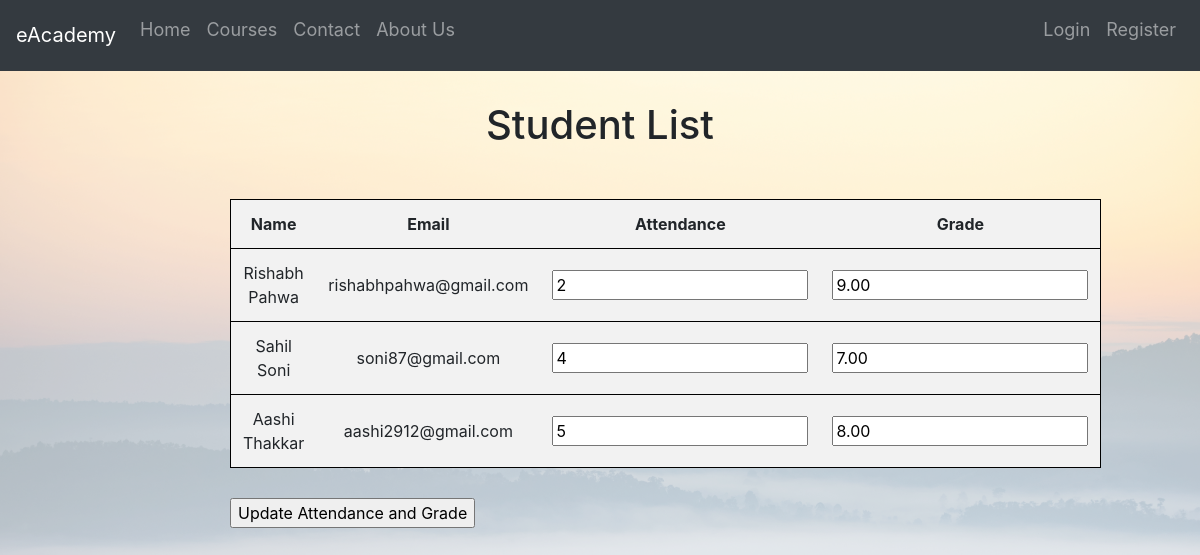
The app's page /student/, older data.
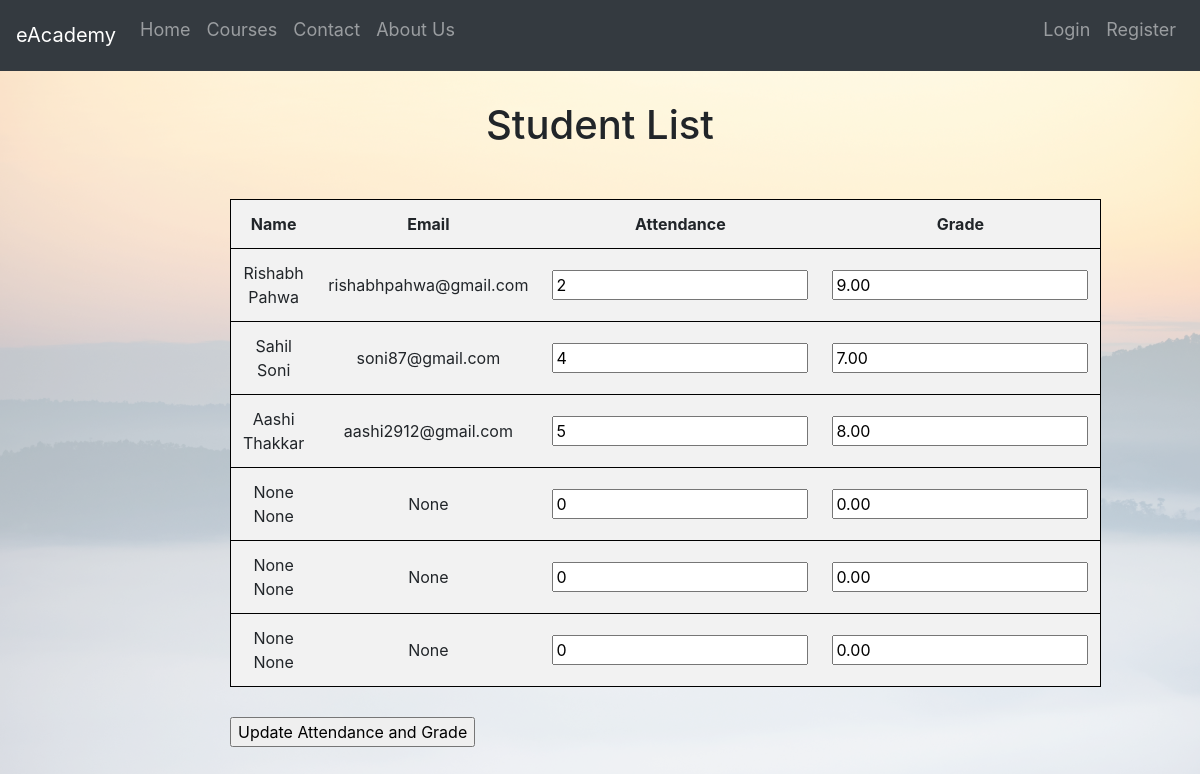
The same page, newer data.
### eAcademyApp/models.py (models this page shows, shortened)
class Student(models.Model):
    USER_TYPE_CHOICES = [
        ('student', 'Student'),
        ('professor', 'Professor'),
    ]
    user = models.OneToOneField(User, on_delete=models.CASCADE)
    user_type = models.CharField(max_length=10, choices=USER_TYPE_CHOICES, default='student')
    first_name = models.CharField(max_length=100, null=True)
    last_name = models.CharField(max_length=100, null=True)
    email = models.EmailField(unique=True, null=True)
    attendance = models.PositiveIntegerField(default=0)
    grade = models.DecimalField(max_digits=5, decimal_places=2, default=0.0)

### eAcademyApp/views.py (the view)
# urls.py: path('student/', views.student_list, name='student_list'),
def student_list(request):
    students = Student.objects.filter(user__student__user_type='student')
    if request.method == 'POST':
        form = StudentUpdateForm(request.POST, students=students)
        if form.is_valid():
            for student in students:
                student.attendance = form.cleaned_data[f'attendance_{student.id}']
                student.grade = form.cleaned_data[f'grade_{student.id}']
                student.save()
            messages.success(request, 'Your changes has been successfully saved!')
            return redirect('eAcademyApp:student_list')
    else:
        form = StudentUpdateForm(students=students)
    return render(request, 'student_list.html', {'students': students, 'form': form})

### eAcademyApp/forms.py
class StudentUpdateForm(forms.Form):
    def __init__(self, *args, **kwargs):
        students = kwargs.pop('students')
        super(StudentUpdateForm, self).__init__(*args, **kwargs)
        for student in students:
            self.fields[f'attendance_{student.id}'] = forms.IntegerField(
                label=f'Attendance for {student.first_name} {student.last_name}',
                initial=student.attendance,
                min_value=0,
            )
            self.fields[f'grade_{student.id}'] = forms.DecimalField(
                label=f'Grade for {student.first_name} {student.last_name}',
                initial=student.grade,
                min_value=0,
                max_value=100,
                decimal_places=2,
            )

### templates/student_list.html (shortened to what this page needs)
{% extends 'base.html' %}
{% load static %}
{% block content %}
<div class="container2">
    <h1>Student List</h1>
    <form method="post">
        <table class="student-table">
            <thead>
                <tr>
                    <th>Name</th>
                    <th>Email</th>
                    <th>Attendance</th>
                    <th>Grade</th>
                </tr>
            </thead>
            <tbody>
                {% for student in students %}
                <tr>
                    <td>{{ student.first_name }} {{ student.last_name }}</td>
                    <td>{{ student.email }}</td>
                    <td><input type="number" name="attendance_{{ student.id }}" value="{{ student.attendance }}"></td>
                    <td><input type="number" name="grade_{{ student.id }}" value="{{ student.grade }}"></td>
                </tr>
                {% endfor %}
            </tbody>
        </table>
        <div class="button-space">
            <input type="submit" value="Update Attendance and Grade">
        </div>
    </form>
</div>
{% endblock %}

### templates/base.html (shortened to what this page needs)
{% load static %}
<!DOCTYPE html>
<html>
<head>
    <link rel="stylesheet" href="https://stackpath.bootstrapcdn.com/bootstrap/4.5.0/css/bootstrap.min.css">
    <link rel="stylesheet" href="{% static 'eAcademyApp/styles.css' %}">
</head>
<body>
    <nav class="navbar navbar-expand-lg navbar-dark bg-dark">
        <a class="navbar-brand" href="/">eAcademy</a>
        <div class="collapse navbar-collapse" id="navbarNav">
            <ul class="navbar-nav mr-auto">
                <li class="nav-item {% if request.path == '/' %}active{% endif %}">
                    <a class="nav-link" href="/">Home</a>
                </li>
                <li class="nav-item {% if request.path == '/courses/' %}active{% endif %}">
                    <a class="nav-link" href="/courses/">Courses</a>
                </li>
                <li class="nav-item {% if request.path == '/contact/' %}active{% endif %}">
                    <a class="nav-link" href="/contact/">Contact</a>
                </li>
                <li class="nav-item {% if request.path == '/aboutus/' %}active{% endif %}">
                    <a class="nav-link" href="/aboutus/">About Us</a>
                </li>
            </ul>
            <ul class="navbar-nav">
                {% if request.user.is_authenticated %}
                    {% if request.user.is_superuser %}
                        <li class="nav-item {% if request.path == '/instructor-requests/' %}active{% endif %}">
                            <a class="nav-link" href="{% url 'eAcademyApp:instructor_requests' %}">Instructor Requests</a>
                        </li>
                    {% endif %}
                    <li class="nav-item">
                        <a class="nav-link" href="/accounts/logout/">Logout</a>
                    </li>
                {% else %}
                    <li class="nav-item {% if request.path == '/accounts/login/' %}active{% endif %}">
                        <a class="nav-link" href="/accounts/login/">Login</a>
                    </li>
                    <li class="nav-item {% if request.path == '/accounts/register/' %}active{% endif %}">
                        <a class="nav-link" href="/accounts/register/">Register</a>
                    </li>
                {% endif %}
            </ul>
        </div>
    </nav>
    {% block content %}
    {% endblock %}
</body>
</html>

### eAcademyApp/static/eAcademyApp/styles.css (style rules this page uses)
body { background-image: url("background.png"); background-size: cover; background-repeat: no-repeat; }
.student-table { width: 100%; border-collapse: collapse; margin-top: 50px; border: 1px solid black; }
.student-table th, .student-table td { padding: 12px; text-align: center; border-bottom: 1px solid black; }
.student-table th { background-color: #f2f2f2; text-align: center; }
h1 { text-align: center; margin-bottom: 20px; }
.button-space { margin-top: 30px; }
ul { list-style: none; padding: 0; }
ul li { font-size: 18px; line-height: 1.6; margin-bottom: 10px; }
.container2 { max-width: 800px; margin: 0 auto; padding: 30px; }
.my-account-table th,td { background-color: #f2f2f2; text-align: center; }

Row changes from the older to the newer data that the page shows:
added Student: first_name "None", last_name "None", email "None", attendance "0", grade "0.00"
added Student: first_name "None", last_name "None", email "None", attendance "0", grade "0.00"
added Student: first_name "None", last_name "None", email "None", attendance "0", grade "0.00"
